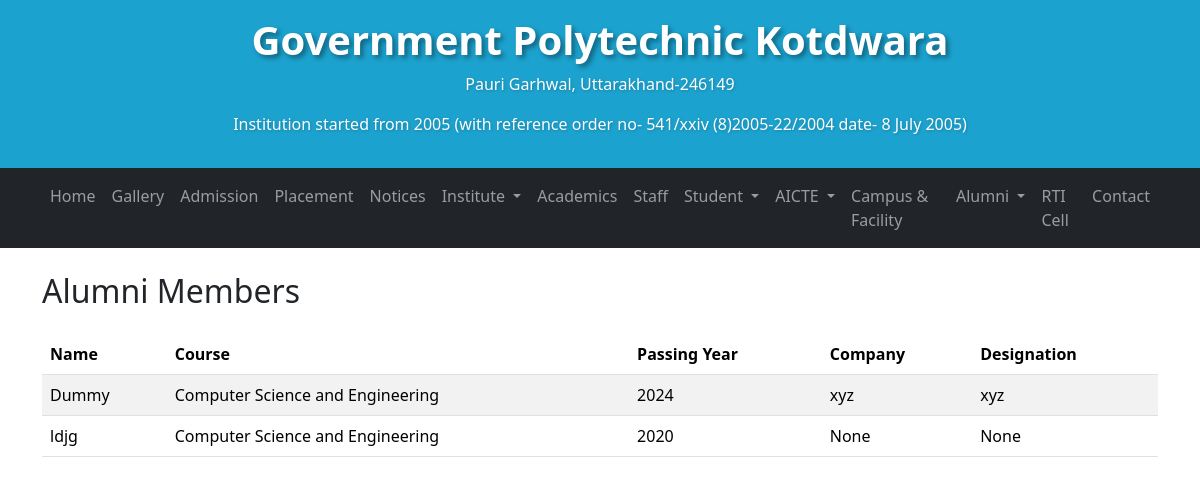
The page /members/ on the database its author committed.
### college_web_app/models.py (models this page shows, shortened)
class Alumni(models.Model):
    name = models.CharField(max_length=100)
    email = models.EmailField(unique=True)
    contact_no = models.CharField(max_length=15)
    course = models.ForeignKey(Courses, on_delete=models.CASCADE, related_name='alumni')
    passing_year = models.PositiveIntegerField()
    company = models.CharField(max_length=200, blank=True, null=True)
    work_address = models.CharField(max_length=300, blank=True, null=True)
    designation = models.CharField(max_length=100, blank=True, null=True)
    registered_at = models.DateTimeField(auto_now_add=True)

### student_app/models.py (models this page shows, shortened)
class Courses(models.Model):
    name = models.CharField(max_length=500)
    duration = models.CharField(max_length=200)
    entry_qualification = models.CharField(max_length=500)
    intake = models.IntegerField()
    program_pattern = models.CharField(max_length=500)
    theory_practical_ratio = models.CharField(max_length=100)
    ecology_environment = models.CharField(max_length=500)
    entrepreneurship_development = models.CharField(max_length=500)
    industrial_exposure = models.CharField(max_length=500)
    discipline = models.CharField(max_length=200)

### college_web_app/views.py (the view)
# urls.py: path('members/', alumni_list, name='alumni_list'),
def alumni_list(request):
    alumni_members = Alumni.objects.all().order_by('-passing_year')
    return render(request, 'college_web_app/list.html', {'alumni_members': alumni_members})

### college_web_app/context_processors.py (called while the page is built)
def aicte_files_processor(request):
    files_aicte = Aicte_files.objects.order_by('-published_at')
    return {"files_aicte": files_aicte}

def org_chart_processor(request):
    latest_chart = OrganizationChart.objects.order_by('-uploaded_at').first()
    return {"latest_chart": latest_chart}

def fee_struct_processor(request):
    fee_struct = FeeStructure.objects.order_by('-uploaded_at').first()
    return {"fee_struct": fee_struct}

### college_web_app/templates/college_web_app/list.html
{% extends 'college_web_app/base.html' %}
{% block content %}
{% include "college_web_app/navbar.html" %}
<div class="container mt-4">
    <h2 class="mb-4">Alumni Members</h2>
    <table class="table table-striped">
        <thead>
            <tr>
                <th>Name</th>
                <th>Course</th>
                <th>Passing Year</th>
                <th>Company</th>
                <th>Designation</th>
            </tr>
        </thead>
        <tbody>
            {% for alumni in alumni_members %}
            <tr>
                <td>{{ alumni.name }}</td>
                <td>{{ alumni.course.name }}</td>
                <td>{{ alumni.passing_year }}</td>
                <td>{{ alumni.company }}</td>
                <td>{{ alumni.designation }}</td>
            </tr>
            {% empty %}
            <tr>
                <td colspan="5" class="text-center">No alumni registered yet.</td>
            </tr>
            {% endfor %}
        </tbody>
    </table>
</div>
{% endblock %}

### rows shown on the page
Alumni: name "Dummy", course.name "Computer Science and Engineering", passing_year "2024", company "xyz", designation "xyz"
Alumni: name "ldjg", course.name "Computer Science and Engineering", passing_year "2020", company "None", designation "None"
